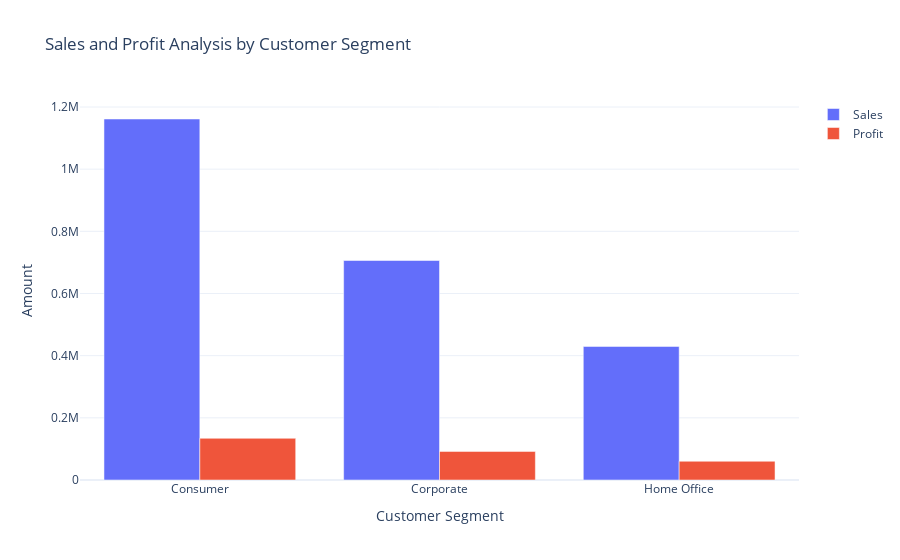

Notebook cell for this chart:
### Code cell
# Date visualisation (Sales profit by segment)
sales_profit_by_segment = data.groupby('Segment').agg({'Sales':'sum', 'Profit':'sum'}).reset_index()


fig = go.Figure()
fig.add_trace(go.Bar(x=sales_profit_by_segment['Segment'], 
                     y=sales_profit_by_segment['Sales'], 
                     name='Sales'))

fig.add_trace(go.Bar(x=sales_profit_by_segment['Segment'], 
                     y=sales_profit_by_segment['Profit'], 
                     name='Profit'))

fig.update_layout(title='Sales and Profit Analysis by Customer Segment',
                  xaxis_title='Customer Segment', yaxis_title='Amount')

fig.show()

### Figure 1 — Plotly figure (JSON) as saved in the notebook; plotly's stock layout.template omitted (floating-point values rounded to 4 significant figures)
{"data": [{"name": "Sales", "type": "bar", "x": ["Consumer", "Corporate", "Home Office"], "y": [1161000.0, 706100.0, 429700.0]}, {"name": "Profit", "type": "bar", "x": ["Consumer", "Corporate", "Home Office"], "y": [134100.0, 91980.0, 60300.0]}], "layout": {"title": {"text": "Sales and Profit Analysis by Customer Segment"}, "xaxis": {"title": {"text": "Customer Segment"}}, "yaxis": {"title": {"text": "Amount"}}}}
